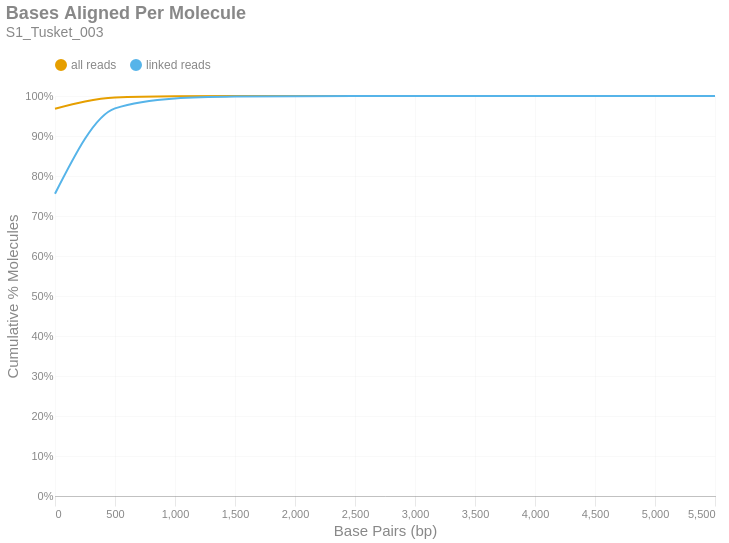

The notebook cell saved with this chart:
### Markdown cell above
### Bases Aligned Per Molecule
This is a cumulative frequency distribution showing the number of base pairs aligned per unique molecule. These data are shown in 500 bp bins. There are two distributions: one with `all reads` (yellow) and another with only `linked reads` (blue). The percent of molecules in the `linked reads` distribution is relative to the total number of linked molecules.

### Code cell
if SKIPLR:
    print_html(f"Skipped")
else:
    binned_df = consolidated_hist(valids['aligned_bp'], mask, 500, True)
    with SafeRender(binned_df):
        (
            density_plot(binned_df, 'Bases Aligned Per Molecule', samplename, 'basesper')
            .encode(
                x=alt.X('bin:Q', title="Base Pairs (bp)").axis(tickMinStep=500).scale(padding=0),
                y=alt.Y('value:Q', title='Cumulative % Molecules')
                    .axis(format='%')
                    .scale(domain = [0,1])
                    .stack(False),
                color=alt.Color("key:N").scale(domain = ["all reads", "linked reads"]),
                tooltip = [
                    alt.Tooltip("key:N", title = "Data Type"),
                    alt.Tooltip("range_label:N", title="Bases Aligned Per Molecule"),
                    alt.Tooltip("value:Q", format = ".2%", title="% Molecules (Cum.)")
                ]
            )
        ).display()

### Figure 1 — Vega-Lite specification as saved in the notebook (floating-point values rounded to 4 significant figures)
{"width": "container", "height": 400, "config": {"title": {"anchor": "start", "dy": -15, "fontSize": 18, "color": "#888888", "subtitleColor": "#888888", "subtitleFontSize": 14}, "arc": {"fill": "#0072B2"}, "axis": {"domainColor": "#888888", "domainWidth": 0.5, "gridWidth": 0.2, "grid": false, "titleFontWeight": 400, "titleFontSize": 15, "labelFontSize": 11, "labelColor": "#888888", "tickColor": "#888888", "tickWidth": 0.2, "titleColor": "#888888"}, "axisBand": {"grid": false}, "axisX": {"grid": true, "tickSize": 10, "domainCap": "round"}, "axisY": {"domain": false, "grid": true, "tickSize": 0, "domainCap": "round"}, "background": "transparent", "header": {"labelFontSize": 15, "labelColor": "#888888", "titleFontSize": 15, "titleFontWeight": 600, "titleColor": "#888888"}, "legend": {"labelFont": "sans-serif", "labelFontSize": 12, "labelColor": "#888888", "symbolSize": 100, "symbolType": "circle", "titleFontSize": 12, "titlePadding": 10, "titleColor": "#888888", "title": null, "orient": "top"}, "range": {"category": ["#E69F00", "#56B4E9", "#009E73", "#F0E442", "#0072B2", "#D55E00", "#CC79A7", "#000000"], "diverging": ["#cfe8f3", "#a2d4ec", "#73bfe2", "#46abdb", "#1696d2", "#12719e"]}, "area": {"fill": "#0072B2", "fillOpacity": 0.7, "line": true, "strokeOpacity": 0.7}, "line": {"color": "#0072B2", "stroke": "#0072B2", "strokeWidth": 2}, "trail": {"color": "#0072B2", "stroke": "#0072B2", "strokeWidth": 0, "size": 1}, "point": {"filled": true, "fillOpacity": 1.0, "size": 95}, "text": {"color": "#888888", "fontSize": 11, "align": "right", "fontWeight": 400, "size": 11}, "bar": {"fill": "#0072B2", "stroke": null}, "view": {"stroke": null, "continuousWidth": 660, "continuousHeight": 400}}, "data": {"name": "data-3369fae6c59061ac7c5f990658a63bf7"}, "mark": {"type": "line", "interpolate": "monotone", "point": {"opacity": 0, "size": 275}}, "encoding": {"color": {"field": "key", "scale": {"domain": ["all reads", "linked reads"]}, "type": "nominal"}, "tooltip": [{"field": "key", "title": "Data Type", "type": "nominal"}, {"field": "range_label", "title": "Bases Aligned Per Molecule", "type": "nominal"}, {"field": "value", "format": ".2%", "title": "% Molecules (Cum.)", "type": "quantitative"}], "x": {"axis": {"tickMinStep": 500}, "field": "bin", "scale": {"padding": 0}, "title": "Base Pairs (bp)", "type": "quantitative"}, "y": {"axis": {"format": "%"}, "field": "value", "scale": {"domain": [0, 1]}, "stack": false, "title": "Cumulative % Molecules", "type": "quantitative"}}, "params": [{"name": "param_c36ac31b6afebe62", "select": {"type": "point", "fields": ["key"]}, "bind": "legend"}], "title": {"text": "Bases Aligned Per Molecule", "subtitle": "S1_Tusket_003"}, "transform": [{"fold": ["all reads (cumsum)", "linked reads (cumsum)"]}, {"calculate": "replace(datum.key, ' (cumsum)', '')", "as": "key"}, {"filter": {"param": "param_c36ac31b6afebe62"}}], "usermeta": {"embedOptions": {"downloadFileName": "S1_Tusket_003.basesper"}}, "$schema": "https://vega.github.io/schema/vega-lite/v6.1.0.json", "datasets": {"data-3369fae6c59061ac7c5f990658a63bf7": [{"bin": "0.0", "interval": "0.0-500.0", "all reads": 0.9679, "linked reads": 0.7556, "all reads (cumsum)": 0.9679, "linked reads (cumsum)": 0.7556, "range_label": "0-499"}, {"bin": "500.0", "interval": "500.0-1000.0", "all reads": 0.02805, "linked reads": 0.2133, "all reads (cumsum)": 0.996, "linked reads (cumsum)": 0.969, "range_label": "500-999"}, {"bin": "1000.0", "interval": "1000.0-1500.0", "all reads": 0.003223, "linked reads": 0.02489, "all reads (cumsum)": 0.9992, "linked reads (cumsum)": 0.9938, "range_label": "1000-1499"}, {"bin": "1500.0", "interval": "1500.0-2000.0", "all reads": 0.0006111, "linked reads": 0.004744, "all reads (cumsum)": 0.9998, "linked reads (cumsum)": 0.9986, "range_label": "1500-1999"}, {"bin": "2000.0", "interval": "2000.0-2500.0", "all reads": 0.000139, "linked reads": 0.001079, "all reads (cumsum)": 1.0, "linked reads (cumsum)": 0.9997, "range_label": "2000-2499"}, {"bin": "2500.0", "interval": "2500.0-3000.0", "all reads": 3.066e-05, "linked reads": 0.0002381, "all reads (cumsum)": 1.0, "linked reads (cumsum)": 0.9999, "range_label": "2500-2999"}, {"bin": "3000.0", "interval": "3000.0-3500.0", "all reads": 7.13e-06, "linked reads": 5.538e-05, "all reads (cumsum)": 1.0, "linked reads (cumsum)": 1.0, "range_label": "3000-3499"}, {"bin": "3500.0", "interval": "3500.0-4000.0", "all reads": 2.995e-06, "linked reads": 2.326e-05, "all reads (cumsum)": 1.0, "linked reads (cumsum)": 1.0, "range_label": "3500-3999"}, {"bin": "4000.0", "interval": "4000.0-4500.0", "all reads": 9.983e-07, "linked reads": 7.753e-06, "all reads (cumsum)": 1.0, "linked reads (cumsum)": 1.0, "range_label": "4000-4499"}, {"bin": "4500.0", "interval": "4500.0-5000.0", "all reads": 2.852e-07, "linked reads": 2.215e-06, "all reads (cumsum)": 1.0, "linked reads (cumsum)": 1.0, "range_label": "4500-4999"}, {"bin": "5000.0", "interval": "5000.0-5500.0", "all reads": 0.0, "linked reads": 0.0, "all reads (cumsum)": 1.0, "linked reads (cumsum)": 1.0, "range_label": "5000-5499"}, {"bin": "5500.0", "interval": "5500.0-6000.0", "all reads": 1.426e-07, "linked reads": 1.108e-06, "all reads (cumsum)": 1.0, "linked reads (cumsum)": 1.0, "range_label": "5500-5999"}]}}
